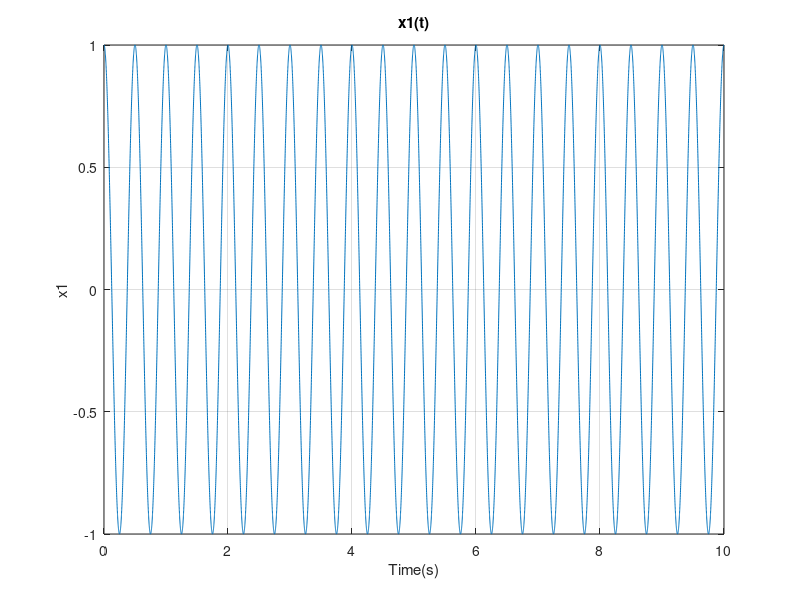

MATLAB code to generate this figure: (Note: this script raises an error after producing the figure.)
% communication systems, Armin Panjehpour - 98101288
% questions are all in this file and they`re seperated in sections
clear; clc; close all;

%% question 1 - multi-path channels
clear; clc; close all;

%%%%%%%%%%%%%%%%%%%%%%%%%%%%%%%%%%%%%% part 1.1
fs = 1000; % sample rate
t = 0:1/fs:10; % time vector
f0 = 2; % in Hz, x(t) frequency

x1 = cos(2*pi*f0.*t);

figure;
plot(t,x1);
xlabel('Time(s)');
ylabel('x1');
title('x1(t)');
grid on;

%%%%%%%%%%%%%%%%%%%%%%%%%%%%%%%%%%%%%% part 1.2
% multi-path channel 

% ai are the impulses coeffiecients which follow a guassian distribution

mu = 0;
sigma = 0.5;
Tm = 10;
n = [1 10]; % length of a
rng(0);
a = normrnd(mu,sigma,n); % coeffiecients of impulses
tau = unifrnd(0,Tm,n); % shiftings of impulses

% syms t;
% hc = ; % time domain of the channel
syms f;
Hc = sum(a.*exp(-1i*2*pi*f.*tau)); % frequency domain of the channel
fplot(f,abs(Hc)); % magnitude(frequency domain of the channel)









%%